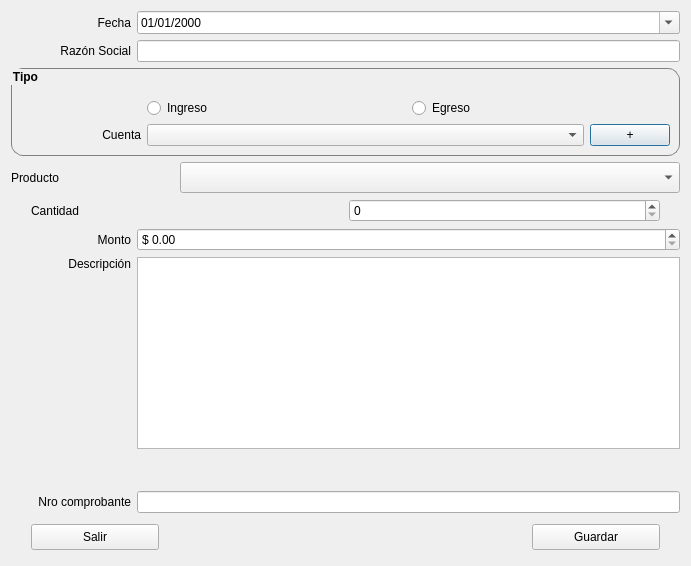
<?xml version="1.0" encoding="UTF-8"?>
<ui version="4.0">
 <class>Dialog</class>
 <widget class="QDialog" name="Dialog">
  <property name="geometry">
   <rect>
    <x>0</x>
    <y>0</y>
    <width>691</width>
    <height>566</height>
   </rect>
  </property>
  <property name="windowTitle">
   <string>MainWindow</string>
  </property>
  <layout class="QVBoxLayout" name="verticalLayout_3">
   <item>
    <layout class="QHBoxLayout" name="hlMainWindow_5">
     <item>
      <widget class="QLabel" name="lbFecha">
       <property name="sizePolicy">
        <sizepolicy hsizetype="Maximum" vsizetype="Preferred">
         <horstretch>0</horstretch>
         <verstretch>0</verstretch>
        </sizepolicy>
       </property>
       <property name="minimumSize">
        <size>
         <width>120</width>
         <height>0</height>
        </size>
       </property>
       <property name="layoutDirection">
        <enum>Qt::LeftToRight</enum>
       </property>
       <property name="text">
        <string>Fecha</string>
       </property>
       <property name="alignment">
        <set>Qt::AlignRight|Qt::AlignTrailing|Qt::AlignVCenter</set>
       </property>
      </widget>
     </item>
     <item>
      <widget class="QDateEdit" name="deFecha">
       <property name="sizePolicy">
        <sizepolicy hsizetype="Preferred" vsizetype="Fixed">
         <horstretch>0</horstretch>
         <verstretch>0</verstretch>
        </sizepolicy>
       </property>
       <property name="displayFormat">
        <string>dd/MM/yyyy</string>
       </property>
       <property name="calendarPopup">
        <bool>true</bool>
       </property>
      </widget>
     </item>
    </layout>
   </item>
   <item>
    <layout class="QHBoxLayout" name="hlMainWindow_6">
     <item>
      <widget class="QLabel" name="lbRazonSocial">
       <property name="sizePolicy">
        <sizepolicy hsizetype="Maximum" vsizetype="Preferred">
         <horstretch>0</horstretch>
         <verstretch>0</verstretch>
        </sizepolicy>
       </property>
       <property name="minimumSize">
        <size>
         <width>120</width>
         <height>0</height>
        </size>
       </property>
       <property name="layoutDirection">
        <enum>Qt::LeftToRight</enum>
       </property>
       <property name="text">
        <string>Razón Social</string>
       </property>
       <property name="alignment">
        <set>Qt::AlignRight|Qt::AlignTrailing|Qt::AlignVCenter</set>
       </property>
      </widget>
     </item>
     <item>
      <widget class="QLineEdit" name="leRazonSocial">
       <property name="sizePolicy">
        <sizepolicy hsizetype="Preferred" vsizetype="Fixed">
         <horstretch>0</horstretch>
         <verstretch>0</verstretch>
        </sizepolicy>
       </property>
      </widget>
     </item>
    </layout>
   </item>
   <item>
    <widget class="QGroupBox" name="groupBox">
     <property name="styleSheet">
      <string notr="true">QGroupBox{
font:bold;
border: 1px solid gray;
border-radius: 12px;
}</string>
     </property>
     <property name="title">
      <string>Tipo</string>
     </property>
     <layout class="QVBoxLayout" name="verticalLayout">
      <item>
       <widget class="QLabel" name="label">
        <property name="text">
         <string/>
        </property>
       </widget>
      </item>
      <item>
       <layout class="QHBoxLayout" name="horizontalLayout_2">
        <item>
         <widget class="QLabel" name="lbCuenta_2">
          <property name="sizePolicy">
           <sizepolicy hsizetype="Maximum" vsizetype="Preferred">
            <horstretch>0</horstretch>
            <verstretch>0</verstretch>
           </sizepolicy>
          </property>
          <property name="minimumSize">
           <size>
            <width>120</width>
            <height>0</height>
           </size>
          </property>
          <property name="layoutDirection">
           <enum>Qt::LeftToRight</enum>
          </property>
          <property name="text">
           <string/>
          </property>
          <property name="alignment">
           <set>Qt::AlignRight|Qt::AlignTrailing|Qt::AlignVCenter</set>
          </property>
         </widget>
        </item>
        <item>
         <widget class="QRadioButton" name="rbIngreso">
          <property name="text">
           <string>Ingreso</string>
          </property>
         </widget>
        </item>
        <item>
         <widget class="QRadioButton" name="rbEgreso">
          <property name="text">
           <string>Egreso</string>
          </property>
         </widget>
        </item>
       </layout>
      </item>
      <item>
       <layout class="QHBoxLayout" name="hlMainWindow_4">
        <property name="spacing">
         <number>6</number>
        </property>
        <item>
         <widget class="QLabel" name="lbCuenta">
          <property name="sizePolicy">
           <sizepolicy hsizetype="Maximum" vsizetype="Preferred">
            <horstretch>0</horstretch>
            <verstretch>0</verstretch>
           </sizepolicy>
          </property>
          <property name="minimumSize">
           <size>
            <width>120</width>
            <height>0</height>
           </size>
          </property>
          <property name="layoutDirection">
           <enum>Qt::LeftToRight</enum>
          </property>
          <property name="text">
           <string>Cuenta</string>
          </property>
          <property name="alignment">
           <set>Qt::AlignRight|Qt::AlignTrailing|Qt::AlignVCenter</set>
          </property>
         </widget>
        </item>
        <item>
         <widget class="QComboBox" name="cbCuentas">
          <property name="sizePolicy">
           <sizepolicy hsizetype="Expanding" vsizetype="Fixed">
            <horstretch>0</horstretch>
            <verstretch>0</verstretch>
           </sizepolicy>
          </property>
          <property name="insertPolicy">
           <enum>QComboBox::InsertAlphabetically</enum>
          </property>
         </widget>
        </item>
        <item>
         <widget class="QPushButton" name="btAgregarCategoria">
          <property name="sizePolicy">
           <sizepolicy hsizetype="Preferred" vsizetype="Fixed">
            <horstretch>0</horstretch>
            <verstretch>0</verstretch>
           </sizepolicy>
          </property>
          <property name="cursor">
           <cursorShape>PointingHandCursor</cursorShape>
          </property>
          <property name="toolTip">
           <string>Agregar nueva categoría</string>
          </property>
          <property name="text">
           <string>+</string>
          </property>
          <property name="icon">
           <iconset>
            <normaloff>:/newPrefix/list-add.png</normaloff>:/newPrefix/list-add.png</iconset>
          </property>
          <property name="iconSize">
           <size>
            <width>16</width>
            <height>16</height>
           </size>
          </property>
         </widget>
        </item>
       </layout>
      </item>
     </layout>
    </widget>
   </item>
   <item>
    <layout class="QHBoxLayout" name="horizontalLayout_3">
     <item>
      <widget class="QLabel" name="label_2">
       <property name="text">
        <string>Producto </string>
       </property>
      </widget>
     </item>
     <item>
      <widget class="QComboBox" name="comboBox">
       <property name="minimumSize">
        <size>
         <width>500</width>
         <height>0</height>
        </size>
       </property>
       <property name="maximumSize">
        <size>
         <width>250</width>
         <height>250</height>
        </size>
       </property>
      </widget>
     </item>
    </layout>
   </item>
   <item>
    <layout class="QHBoxLayout" name="horizontalLayout_4" stretch="0,0">
     <property name="leftMargin">
      <number>20</number>
     </property>
     <property name="rightMargin">
      <number>20</number>
     </property>
     <item>
      <widget class="QLabel" name="label_4">
       <property name="text">
        <string>Cantidad</string>
       </property>
      </widget>
     </item>
     <item>
      <widget class="QSpinBox" name="spinBox"/>
     </item>
    </layout>
   </item>
   <item>
    <layout class="QHBoxLayout" name="hlMainWindow">
     <item>
      <widget class="QLabel" name="lbMonto">
       <property name="sizePolicy">
        <sizepolicy hsizetype="Maximum" vsizetype="Preferred">
         <horstretch>0</horstretch>
         <verstretch>0</verstretch>
        </sizepolicy>
       </property>
       <property name="minimumSize">
        <size>
         <width>120</width>
         <height>0</height>
        </size>
       </property>
       <property name="layoutDirection">
        <enum>Qt::LeftToRight</enum>
       </property>
       <property name="text">
        <string>Monto</string>
       </property>
       <property name="alignment">
        <set>Qt::AlignRight|Qt::AlignTrailing|Qt::AlignVCenter</set>
       </property>
      </widget>
     </item>
     <item>
      <widget class="QDoubleSpinBox" name="dsbMonto">
       <property name="sizePolicy">
        <sizepolicy hsizetype="Preferred" vsizetype="Fixed">
         <horstretch>0</horstretch>
         <verstretch>0</verstretch>
        </sizepolicy>
       </property>
       <property name="prefix">
        <string>$ </string>
       </property>
       <property name="suffix">
        <string/>
       </property>
       <property name="minimum">
        <double>0.000000000000000</double>
       </property>
       <property name="maximum">
        <double>9999999.990000000223517</double>
       </property>
       <property name="singleStep">
        <double>1.000000000000000</double>
       </property>
       <property name="value">
        <double>0.000000000000000</double>
       </property>
      </widget>
     </item>
    </layout>
   </item>
   <item>
    <layout class="QHBoxLayout" name="hlMainWindow_3">
     <item>
      <widget class="QLabel" name="lbDescripcion">
       <property name="sizePolicy">
        <sizepolicy hsizetype="Maximum" vsizetype="Preferred">
         <horstretch>0</horstretch>
         <verstretch>0</verstretch>
        </sizepolicy>
       </property>
       <property name="minimumSize">
        <size>
         <width>120</width>
         <height>0</height>
        </size>
       </property>
       <property name="layoutDirection">
        <enum>Qt::LeftToRight</enum>
       </property>
       <property name="text">
        <string>Descripción</string>
       </property>
       <property name="alignment">
        <set>Qt::AlignRight|Qt::AlignTop|Qt::AlignTrailing</set>
       </property>
      </widget>
     </item>
     <item>
      <widget class="QTextEdit" name="teDescripcion">
       <property name="sizePolicy">
        <sizepolicy hsizetype="Preferred" vsizetype="Preferred">
         <horstretch>0</horstretch>
         <verstretch>0</verstretch>
        </sizepolicy>
       </property>
       <property name="tabChangesFocus">
        <bool>true</bool>
       </property>
      </widget>
     </item>
    </layout>
   </item>
   <item>
    <widget class="QLabel" name="label_3">
     <property name="text">
      <string/>
     </property>
    </widget>
   </item>
   <item>
    <layout class="QHBoxLayout" name="hlMainWindow_2">
     <item>
      <widget class="QLabel" name="lbNroComprobante">
       <property name="sizePolicy">
        <sizepolicy hsizetype="Maximum" vsizetype="Preferred">
         <horstretch>0</horstretch>
         <verstretch>0</verstretch>
        </sizepolicy>
       </property>
       <property name="minimumSize">
        <size>
         <width>120</width>
         <height>0</height>
        </size>
       </property>
       <property name="layoutDirection">
        <enum>Qt::LeftToRight</enum>
       </property>
       <property name="text">
        <string>Nro comprobante</string>
       </property>
       <property name="alignment">
        <set>Qt::AlignRight|Qt::AlignTrailing|Qt::AlignVCenter</set>
       </property>
      </widget>
     </item>
     <item>
      <widget class="QLineEdit" name="leNroComprobante">
       <property name="sizePolicy">
        <sizepolicy hsizetype="Preferred" vsizetype="Fixed">
         <horstretch>0</horstretch>
         <verstretch>0</verstretch>
        </sizepolicy>
       </property>
      </widget>
     </item>
    </layout>
   </item>
   <item>
    <layout class="QHBoxLayout" name="horizontalLayout">
     <property name="leftMargin">
      <number>20</number>
     </property>
     <property name="topMargin">
      <number>5</number>
     </property>
     <property name="rightMargin">
      <number>20</number>
     </property>
     <property name="bottomMargin">
      <number>5</number>
     </property>
     <item>
      <widget class="QPushButton" name="btExit">
       <property name="cursor">
        <cursorShape>PointingHandCursor</cursorShape>
       </property>
       <property name="styleSheet">
        <string notr="true">min-width: 120px;
min-height: 18px;</string>
       </property>
       <property name="text">
        <string>Salir</string>
       </property>
      </widget>
     </item>
     <item>
      <spacer name="horizontalSpacer">
       <property name="orientation">
        <enum>Qt::Horizontal</enum>
       </property>
       <property name="sizeHint" stdset="0">
        <size>
         <width>40</width>
         <height>20</height>
        </size>
       </property>
      </spacer>
     </item>
     <item>
      <widget class="QPushButton" name="btSave">
       <property name="cursor">
        <cursorShape>PointingHandCursor</cursorShape>
       </property>
       <property name="styleSheet">
        <string notr="true">min-width: 120px;
min-height: 18px;</string>
       </property>
       <property name="text">
        <string>Guardar</string>
       </property>
      </widget>
     </item>
    </layout>
   </item>
  </layout>
 </widget>
 <tabstops>
  <tabstop>deFecha</tabstop>
  <tabstop>leRazonSocial</tabstop>
  <tabstop>rbIngreso</tabstop>
  <tabstop>rbEgreso</tabstop>
  <tabstop>cbCuentas</tabstop>
  <tabstop>dsbMonto</tabstop>
  <tabstop>teDescripcion</tabstop>
  <tabstop>leNroComprobante</tabstop>
  <tabstop>btSave</tabstop>
  <tabstop>btExit</tabstop>
  <tabstop>btAgregarCategoria</tabstop>
 </tabstops>
 <resources/>
 <connections>
  <connection>
   <sender>btExit</sender>
   <signal>clicked()</signal>
   <receiver>Dialog</receiver>
   <slot>close()</slot>
   <hints>
    <hint type="sourcelabel">
     <x>143</x>
     <y>476</y>
    </hint>
    <hint type="destinationlabel">
     <x>244</x>
     <y>359</y>
    </hint>
   </hints>
  </connection>
  <connection>
   <sender>btSave</sender>
   <signal>clicked()</signal>
   <receiver>deFecha</receiver>
   <slot>setFocus()</slot>
   <hints>
    <hint type="sourcelabel">
     <x>353</x>
     <y>465</y>
    </hint>
    <hint type="destinationlabel">
     <x>391</x>
     <y>76</y>
    </hint>
   </hints>
  </connection>
 </connections>
</ui>
